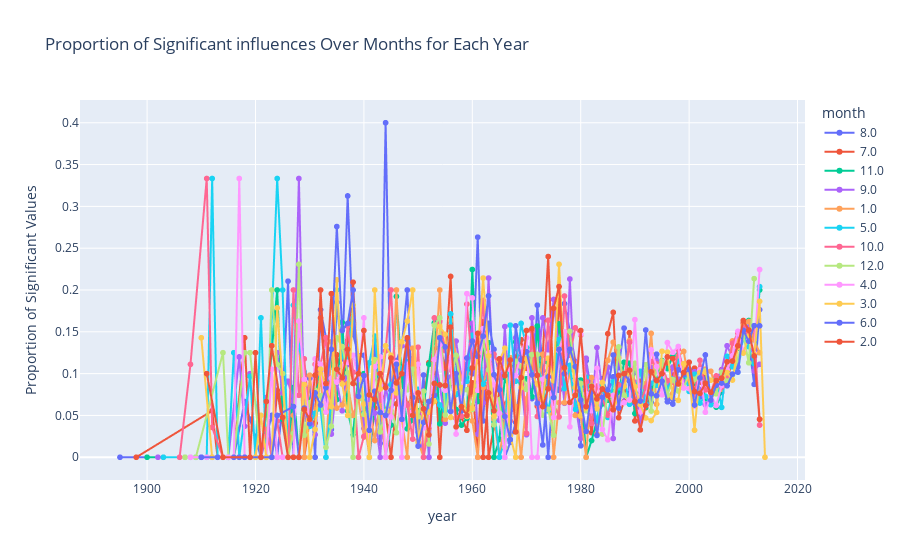

Notebook cell for this chart:
### Code cell
# Convert 'month' column to numeric
monthly_prop_df_reset['month'] = pd.to_numeric(monthly_prop_df_reset['month'], errors='coerce')

# Create a line plot using Plotly
fig = px.line(
    monthly_prop_df_reset,
    x='year',
    y='prop_significant',
    color='month',
    markers=True,
    line_shape='linear', 
    labels={'prop_significant': 'Proportion of Significant Values'},
    title='Proportion of Significant influences Over Months for Each Year',
)

# Show the plot
fig.show()
